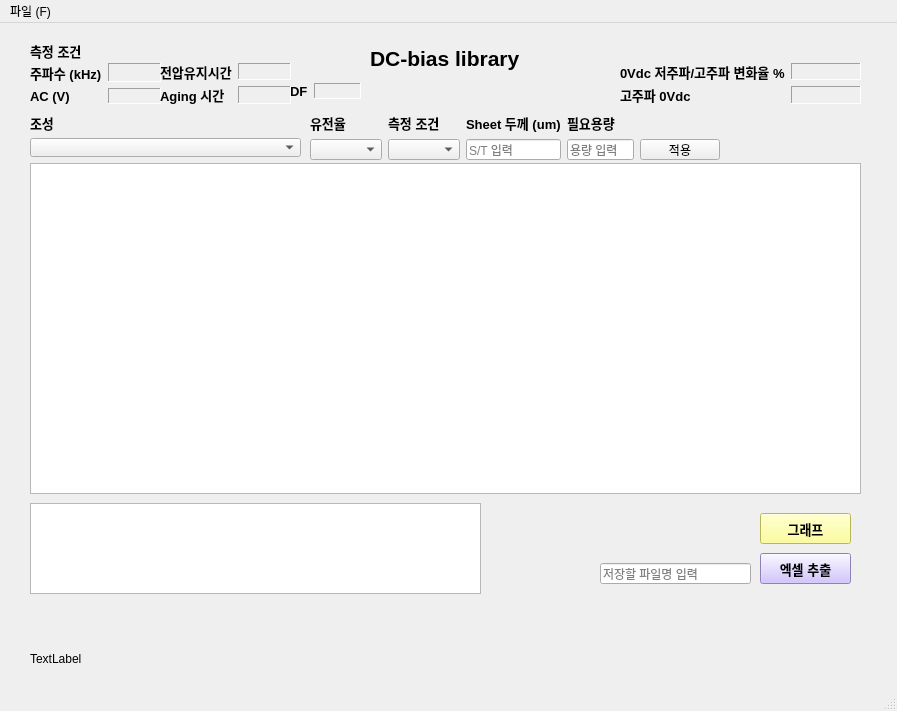
<?xml version="1.0" encoding="UTF-8"?>
<ui version="4.0">
 <class>MainWindow</class>
 <widget class="QMainWindow" name="MainWindow">
  <property name="geometry">
   <rect>
    <x>0</x>
    <y>0</y>
    <width>897</width>
    <height>711</height>
   </rect>
  </property>
  <property name="minimumSize">
   <size>
    <width>897</width>
    <height>711</height>
   </size>
  </property>
  <property name="maximumSize">
   <size>
    <width>897</width>
    <height>711</height>
   </size>
  </property>
  <property name="mouseTracking">
   <bool>true</bool>
  </property>
  <property name="tabletTracking">
   <bool>true</bool>
  </property>
  <property name="windowTitle">
   <string>MainWindow</string>
  </property>
  <widget class="QWidget" name="centralwidget">
   <widget class="QTableView" name="tableLib">
    <property name="geometry">
     <rect>
      <x>30</x>
      <y>140</y>
      <width>831</width>
      <height>331</height>
     </rect>
    </property>
    <property name="layoutDirection">
     <enum>Qt::LeftToRight</enum>
    </property>
    <property name="showDropIndicator" stdset="0">
     <bool>false</bool>
    </property>
    <property name="dragEnabled">
     <bool>true</bool>
    </property>
    <property name="dragDropMode">
     <enum>QAbstractItemView::DragDrop</enum>
    </property>
    <property name="defaultDropAction">
     <enum>Qt::CopyAction</enum>
    </property>
    <property name="selectionMode">
     <enum>QAbstractItemView::ExtendedSelection</enum>
    </property>
   </widget>
   <widget class="QLabel" name="label">
    <property name="geometry">
     <rect>
      <x>370</x>
      <y>20</y>
      <width>161</width>
      <height>31</height>
     </rect>
    </property>
    <property name="font">
     <font>
      <family>Arial</family>
      <pointsize>16</pointsize>
      <weight>75</weight>
      <bold>true</bold>
     </font>
    </property>
    <property name="text">
     <string>DC-bias library</string>
    </property>
   </widget>
   <widget class="QTableView" name="tableConst">
    <property name="geometry">
     <rect>
      <x>30</x>
      <y>480</y>
      <width>451</width>
      <height>91</height>
     </rect>
    </property>
   </widget>
   <widget class="QWidget" name="layoutWidget">
    <property name="geometry">
     <rect>
      <x>310</x>
      <y>90</y>
      <width>410</width>
      <height>47</height>
     </rect>
    </property>
    <layout class="QGridLayout" name="gridLayout">
     <item row="1" column="5">
      <widget class="QPushButton" name="btnApply">
       <property name="text">
        <string>적용</string>
       </property>
      </widget>
     </item>
     <item row="0" column="1">
      <widget class="QLabel" name="label_6">
       <property name="font">
        <font>
         <family>Arial</family>
         <pointsize>10</pointsize>
         <weight>75</weight>
         <bold>true</bold>
        </font>
       </property>
       <property name="text">
        <string>측정 조건</string>
       </property>
      </widget>
     </item>
     <item row="1" column="1">
      <widget class="QComboBox" name="cboFreq"/>
     </item>
     <item row="1" column="0">
      <widget class="QComboBox" name="cboDiel"/>
     </item>
     <item row="1" column="2">
      <widget class="QLineEdit" name="STlineEdit">
       <property name="placeholderText">
        <string>S/T 입력</string>
       </property>
      </widget>
     </item>
     <item row="0" column="0">
      <widget class="QLabel" name="label_3">
       <property name="font">
        <font>
         <family>Arial</family>
         <pointsize>10</pointsize>
         <weight>75</weight>
         <bold>true</bold>
        </font>
       </property>
       <property name="text">
        <string>유전율</string>
       </property>
      </widget>
     </item>
     <item row="1" column="4">
      <widget class="QLineEdit" name="CaplineEdit">
       <property name="text">
        <string/>
       </property>
       <property name="placeholderText">
        <string>용량 입력</string>
       </property>
      </widget>
     </item>
     <item row="0" column="4">
      <widget class="QLabel" name="label_5">
       <property name="font">
        <font>
         <family>Arial</family>
         <pointsize>10</pointsize>
         <weight>75</weight>
         <bold>true</bold>
        </font>
       </property>
       <property name="text">
        <string>필요용량</string>
       </property>
      </widget>
     </item>
     <item row="0" column="2">
      <widget class="QLabel" name="label_4">
       <property name="font">
        <font>
         <family>Arial</family>
         <pointsize>10</pointsize>
         <weight>75</weight>
         <bold>true</bold>
        </font>
       </property>
       <property name="text">
        <string>Sheet 두께 (um)</string>
       </property>
      </widget>
     </item>
    </layout>
   </widget>
   <widget class="QWidget" name="layoutWidget">
    <property name="geometry">
     <rect>
      <x>620</x>
      <y>40</y>
      <width>241</width>
      <height>41</height>
     </rect>
    </property>
    <layout class="QFormLayout" name="formLayout">
     <item row="0" column="0">
      <widget class="QLabel" name="lblratio_name">
       <property name="font">
        <font>
         <family>Arial</family>
         <pointsize>10</pointsize>
         <weight>75</weight>
         <bold>true</bold>
        </font>
       </property>
       <property name="text">
        <string>0Vdc 저주파/고주파 변화율 %</string>
       </property>
      </widget>
     </item>
     <item row="0" column="1">
      <widget class="QLabel" name="lblratio">
       <property name="frameShape">
        <enum>QFrame::Panel</enum>
       </property>
       <property name="frameShadow">
        <enum>QFrame::Sunken</enum>
       </property>
       <property name="text">
        <string/>
       </property>
      </widget>
     </item>
     <item row="1" column="0">
      <widget class="QLabel" name="lblvdc_name">
       <property name="font">
        <font>
         <family>Arial</family>
         <pointsize>10</pointsize>
         <weight>75</weight>
         <bold>true</bold>
        </font>
       </property>
       <property name="text">
        <string>고주파 0Vdc</string>
       </property>
      </widget>
     </item>
     <item row="1" column="1">
      <widget class="QLabel" name="lblvdc">
       <property name="frameShape">
        <enum>QFrame::Panel</enum>
       </property>
       <property name="frameShadow">
        <enum>QFrame::Sunken</enum>
       </property>
       <property name="text">
        <string/>
       </property>
      </widget>
     </item>
    </layout>
   </widget>
   <widget class="QWidget" name="layoutWidget">
    <property name="geometry">
     <rect>
      <x>30</x>
      <y>90</y>
      <width>271</width>
      <height>44</height>
     </rect>
    </property>
    <layout class="QGridLayout" name="gridLayout_2">
     <item row="0" column="0">
      <widget class="QLabel" name="label_2">
       <property name="font">
        <font>
         <family>Arial</family>
         <pointsize>10</pointsize>
         <weight>75</weight>
         <bold>true</bold>
        </font>
       </property>
       <property name="text">
        <string>조성</string>
       </property>
      </widget>
     </item>
     <item row="1" column="0">
      <widget class="QComboBox" name="cboPow"/>
     </item>
    </layout>
   </widget>
   <widget class="QPushButton" name="btnGraph">
    <property name="geometry">
     <rect>
      <x>760</x>
      <y>490</y>
      <width>91</width>
      <height>31</height>
     </rect>
    </property>
    <property name="font">
     <font>
      <family>Arial</family>
      <pointsize>10</pointsize>
      <weight>75</weight>
      <bold>true</bold>
     </font>
    </property>
    <property name="styleSheet">
     <string notr="true">background-color: rgb(255, 255, 127);</string>
    </property>
    <property name="text">
     <string>그래프</string>
    </property>
   </widget>
   <widget class="QPushButton" name="btnExcel">
    <property name="geometry">
     <rect>
      <x>760</x>
      <y>530</y>
      <width>91</width>
      <height>31</height>
     </rect>
    </property>
    <property name="font">
     <font>
      <family>Arial</family>
      <pointsize>10</pointsize>
      <weight>75</weight>
      <bold>true</bold>
     </font>
    </property>
    <property name="styleSheet">
     <string notr="true">
background-color: rgb(198, 180, 255);</string>
    </property>
    <property name="text">
     <string>엑셀 추출</string>
    </property>
   </widget>
   <widget class="QLineEdit" name="fileLineEdit">
    <property name="geometry">
     <rect>
      <x>600</x>
      <y>540</y>
      <width>151</width>
      <height>21</height>
     </rect>
    </property>
    <property name="placeholderText">
     <string>저장할 파일명 입력</string>
    </property>
   </widget>
   <widget class="QWidget" name="layoutWidget_2">
    <property name="geometry">
     <rect>
      <x>30</x>
      <y>40</y>
      <width>131</width>
      <height>41</height>
     </rect>
    </property>
    <layout class="QFormLayout" name="formLayout_2">
     <item row="0" column="1">
      <widget class="QLabel" name="lblfreq">
       <property name="frameShape">
        <enum>QFrame::Panel</enum>
       </property>
       <property name="frameShadow">
        <enum>QFrame::Sunken</enum>
       </property>
       <property name="text">
        <string/>
       </property>
      </widget>
     </item>
     <item row="1" column="1">
      <widget class="QLabel" name="lblac">
       <property name="frameShape">
        <enum>QFrame::Panel</enum>
       </property>
       <property name="frameShadow">
        <enum>QFrame::Sunken</enum>
       </property>
       <property name="text">
        <string/>
       </property>
      </widget>
     </item>
     <item row="0" column="0">
      <widget class="QLabel" name="lblfreq_name">
       <property name="font">
        <font>
         <family>Arial</family>
         <pointsize>10</pointsize>
         <weight>75</weight>
         <bold>true</bold>
        </font>
       </property>
       <property name="text">
        <string>주파수 (kHz)</string>
       </property>
      </widget>
     </item>
     <item row="1" column="0">
      <widget class="QLabel" name="lblac_name">
       <property name="font">
        <font>
         <family>Arial</family>
         <pointsize>10</pointsize>
         <weight>75</weight>
         <bold>true</bold>
        </font>
       </property>
       <property name="text">
        <string>AC (V)</string>
       </property>
      </widget>
     </item>
    </layout>
   </widget>
   <widget class="QLabel" name="lblratio_name_3">
    <property name="geometry">
     <rect>
      <x>30</x>
      <y>20</y>
      <width>77</width>
      <height>16</height>
     </rect>
    </property>
    <property name="font">
     <font>
      <family>Arial</family>
      <pointsize>10</pointsize>
      <weight>75</weight>
      <bold>true</bold>
     </font>
    </property>
    <property name="text">
     <string>측정 조건</string>
    </property>
   </widget>
   <widget class="QWidget" name="layoutWidget">
    <property name="geometry">
     <rect>
      <x>290</x>
      <y>60</y>
      <width>71</width>
      <height>18</height>
     </rect>
    </property>
    <layout class="QFormLayout" name="formLayout_3">
     <item row="0" column="0">
      <widget class="QLabel" name="lblvdc_name_3">
       <property name="font">
        <font>
         <family>Arial</family>
         <pointsize>10</pointsize>
         <weight>75</weight>
         <bold>true</bold>
        </font>
       </property>
       <property name="text">
        <string>DF</string>
       </property>
      </widget>
     </item>
     <item row="0" column="1">
      <widget class="QLabel" name="lbldf">
       <property name="frameShape">
        <enum>QFrame::Panel</enum>
       </property>
       <property name="frameShadow">
        <enum>QFrame::Sunken</enum>
       </property>
       <property name="text">
        <string/>
       </property>
      </widget>
     </item>
    </layout>
   </widget>
   <widget class="QLabel" name="lbleqn">
    <property name="geometry">
     <rect>
      <x>30</x>
      <y>590</y>
      <width>601</width>
      <height>91</height>
     </rect>
    </property>
    <property name="text">
     <string>TextLabel</string>
    </property>
   </widget>
   <widget class="QWidget" name="layoutWidget_3">
    <property name="geometry">
     <rect>
      <x>160</x>
      <y>40</y>
      <width>131</width>
      <height>41</height>
     </rect>
    </property>
    <layout class="QFormLayout" name="formLayout_4">
     <item row="0" column="1">
      <widget class="QLabel" name="lbltime">
       <property name="frameShape">
        <enum>QFrame::Panel</enum>
       </property>
       <property name="frameShadow">
        <enum>QFrame::Sunken</enum>
       </property>
       <property name="text">
        <string/>
       </property>
      </widget>
     </item>
     <item row="1" column="1">
      <widget class="QLabel" name="lblaging">
       <property name="frameShape">
        <enum>QFrame::Panel</enum>
       </property>
       <property name="frameShadow">
        <enum>QFrame::Sunken</enum>
       </property>
       <property name="text">
        <string/>
       </property>
      </widget>
     </item>
     <item row="0" column="0">
      <widget class="QLabel" name="lbltime_name">
       <property name="font">
        <font>
         <family>Arial</family>
         <pointsize>10</pointsize>
         <weight>75</weight>
         <bold>true</bold>
        </font>
       </property>
       <property name="text">
        <string>전압유지시간</string>
       </property>
      </widget>
     </item>
     <item row="1" column="0">
      <widget class="QLabel" name="lbaging_name">
       <property name="font">
        <font>
         <family>Arial</family>
         <pointsize>10</pointsize>
         <weight>75</weight>
         <bold>true</bold>
        </font>
       </property>
       <property name="text">
        <string>Aging 시간</string>
       </property>
      </widget>
     </item>
    </layout>
   </widget>
  </widget>
  <widget class="QStatusBar" name="statusbar"/>
  <widget class="QMenuBar" name="menuBar">
   <property name="geometry">
    <rect>
     <x>0</x>
     <y>0</y>
     <width>897</width>
     <height>21</height>
    </rect>
   </property>
   <widget class="QMenu" name="menu_F">
    <property name="title">
     <string>파일 (F)</string>
    </property>
    <addaction name="actionOpen_2"/>
   </widget>
   <addaction name="menu_F"/>
  </widget>
  <action name="actionOpen">
   <property name="text">
    <string>Open</string>
   </property>
  </action>
  <action name="actionOpen_2">
   <property name="text">
    <string>Open</string>
   </property>
  </action>
 </widget>
 <resources/>
 <connections/>
</ui>
